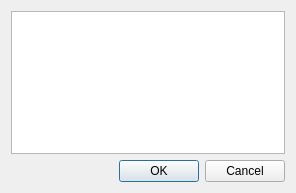
<?xml version="1.0" encoding="UTF-8"?>
<ui version="4.0">
 <class>TickerCommentInput</class>
 <widget class="QDialog" name="TickerCommentInput">
  <property name="geometry">
   <rect>
    <x>0</x>
    <y>0</y>
    <width>296</width>
    <height>193</height>
   </rect>
  </property>
  <property name="windowTitle">
   <string>Comment</string>
  </property>
  <layout class="QGridLayout" name="gridLayout">
   <item row="1" column="0">
    <widget class="QDialogButtonBox" name="buttonBox">
     <property name="orientation">
      <enum>Qt::Horizontal</enum>
     </property>
     <property name="standardButtons">
      <set>QDialogButtonBox::Cancel|QDialogButtonBox::Ok</set>
     </property>
    </widget>
   </item>
   <item row="0" column="0">
    <widget class="QTextEdit" name="text">
     <property name="acceptRichText">
      <bool>false</bool>
     </property>
    </widget>
   </item>
  </layout>
 </widget>
 <tabstops>
  <tabstop>text</tabstop>
  <tabstop>buttonBox</tabstop>
 </tabstops>
 <resources/>
 <connections>
  <connection>
   <sender>buttonBox</sender>
   <signal>accepted()</signal>
   <receiver>TickerCommentInput</receiver>
   <slot>accept()</slot>
   <hints>
    <hint type="sourcelabel">
     <x>248</x>
     <y>254</y>
    </hint>
    <hint type="destinationlabel">
     <x>157</x>
     <y>274</y>
    </hint>
   </hints>
  </connection>
  <connection>
   <sender>buttonBox</sender>
   <signal>rejected()</signal>
   <receiver>TickerCommentInput</receiver>
   <slot>reject()</slot>
   <hints>
    <hint type="sourcelabel">
     <x>316</x>
     <y>260</y>
    </hint>
    <hint type="destinationlabel">
     <x>286</x>
     <y>274</y>
    </hint>
   </hints>
  </connection>
 </connections>
</ui>
